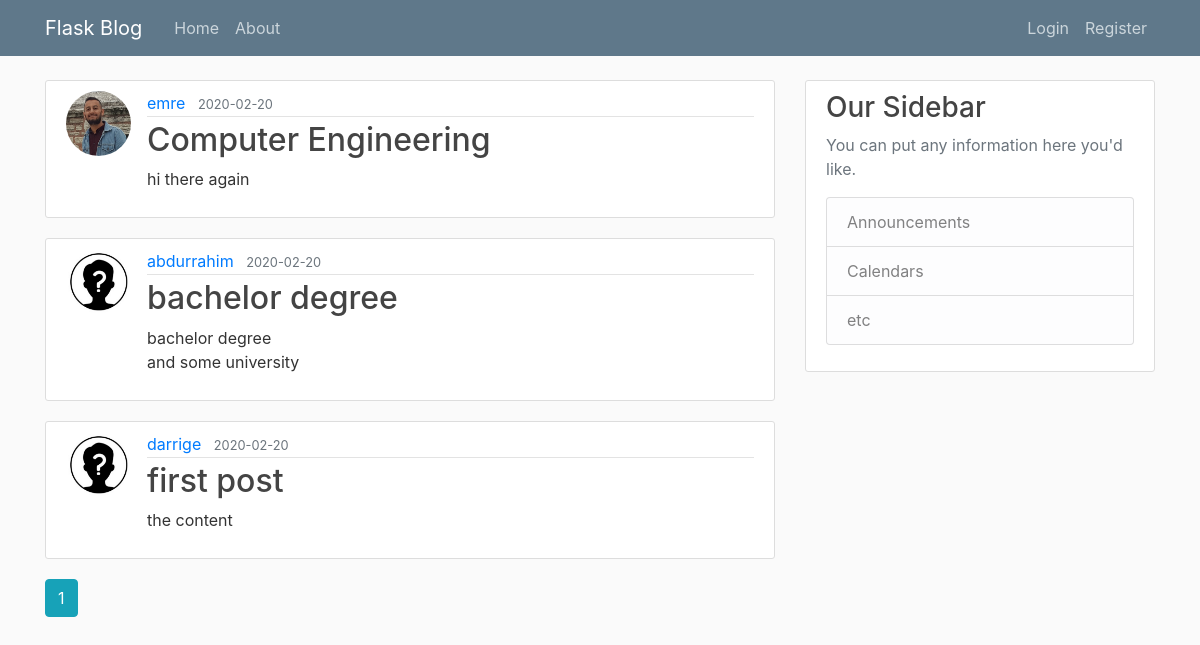
The page / on the database its author committed.
### flasky/Models.py (models this page shows, shortened)
class Post(db.Model):
    id = db.Column(db.Integer , primary_key = True)
    title = db.Column(db.String(120),nullable= False)
    date_posted = db.Column(db.DateTime, nullable=False, default=datetime.utcnow)
    content = db.Column(db.Text, nullable= False)
    user_id = db.Column(db.Integer, db.ForeignKey("user.id"), nullable=False)

class User(db.Model, UserMixin):
    id = db.Column(db.Integer , primary_key = True)
    username = db.Column(db.String(20),unique = True,nullable = False)
    email = db.Column(db.String(120),unique = True,nullable = False)
    image_file = db.Column(db.String(20),default  = "default.jpg")
    password = db.Column(db.String(60),nullable = False)
    posts = db.relationship("Post", backref = 'author',lazy = True)

### flasky/Routes.py (the view)
@app.route('/')
def hello():
    page = request.args.get("page", 1, type=int)
    posts = Post.query.order_by(Post.date_posted.desc()).paginate(page = page, per_page=5)
    return render_template("main_page.html",posts=posts)

### flasky/templates/main_page.html
{% extends "layout.html" %}
{% block content %}
    {% for post in posts.items %}
        <article class="media content-section">
          <img class="rounded-circle article-img" src="{{ url_for('static', filename='profile_pics/' + post.author.image_file) }}">
          <div class="media-body">
            <div class="article-metadata">
              <a class="mr-2" href="{{url_for('user_posts',username=post.author.username)}}">{{ post.author.username }}</a>
              <small class="text-muted">{{ post.date_posted.strftime('%Y-%m-%d') }}</small>
            </div>
            <h2><a class="article-title" href="{{ url_for('post', post_id=post.id) }}">{{ post.title }}</a></h2>
            <p class="article-content">{{ post.content }}</p>
          </div>
        </article>
    {% endfor %}
    {% for page_num in posts.iter_pages(left_edge=1, right_edge=1, left_current=1, right_current=2) %}
      {% if page_num %}
        {% if posts.page == page_num %}
          <a class="btn btn-info mb-4" href="{{ url_for('hello', page=page_num) }}">{{ page_num }}</a>
        {% else %}
          <a class="btn btn-outline-info mb-4" href="{{ url_for('hello', page=page_num) }}">{{ page_num }}</a>
        {% endif %}
      {% else %}
        ...
      {% endif %}
    {% endfor %}
{% endblock content %}

### flasky/templates/layout.html (shortened to what this page needs)
<!DOCTYPE html>
<html>
<head>
    <link rel="stylesheet" href="https://maxcdn.bootstrapcdn.com/bootstrap/4.0.0/css/bootstrap.min.css">
    <link rel="stylesheet" type="text/css" href="{{ url_for('static', filename='main.css') }}">
</head>
<body>
    <header class="site-header">
      <nav class="navbar navbar-expand-md navbar-dark bg-steel fixed-top">
        <div class="container">
          <a class="navbar-brand mr-4" href="/">Flask Blog</a>
          <div class="collapse navbar-collapse" id="navbarToggle">
            <div class="navbar-nav mr-auto">
              <a class="nav-item nav-link" href="/">Home</a>
              <a class="nav-item nav-link" href="/about">About</a>
            </div>
            <div class="navbar-nav">
                {% if current_user.is_authenticated %}
                    <a class="nav-item nav-link" href="{{url_for('create_post')}}">Create post</a>
                    <a class="nav-item nav-link" href="{{url_for('logout')}}">Logout</a>
                    <a class="nav-item nav-link" href="{{url_for('account')}}">Account</a>
                {% else %}
                    <a class="nav-item nav-link" href={{url_for('face_login',name='Blog_User')}}>Login</a>
                    <a class="nav-item nav-link" href="/register">Register</a>
                {% endif %}
            </div>
          </div>
        </div>
      </nav>
    </header>
    <main role="main" class="container">
      <div class="row">
        <div class="col-md-8">
          {% block content %}{% endblock %}
        </div>
        <div class="col-md-4">
          <div class="content-section">
            <h3>Our Sidebar</h3>
            <p class='text-muted'>You can put any information here you'd like.
              <ul class="list-group">
                <li class="list-group-item list-group-item-light">Announcements</li>
                <li class="list-group-item list-group-item-light">Calendars</li>
                <li class="list-group-item list-group-item-light">etc</li>
              </ul>
            </p>
          </div>
        </div>
      </div>
    </main>
</body>
</html>

### flasky/static/main.css (style rules this page uses)
body { background: #fafafa; color: #333333; margin-top: 5rem; }
h1, h2, h3, h4, h5, h6 { color: #444444; }
.bg-steel { background-color: #5f788a; }
.site-header .navbar-nav .nav-link { color: #cbd5db; }
.content-section { background: #ffffff; padding: 10px 20px; border: 1px solid #dddddd; border-radius: 3px; margin-bottom: 20px; }
.article-title { color: #444444; }
.article-content { white-space: pre-line; }
.article-img { height: 65px; width: 65px; margin-right: 16px; }
.article-metadata { padding-bottom: 1px; margin-bottom: 4px; border-bottom: 1px solid #e3e3e3 }

### rows shown on the page
Post: image_file (picture), author.username "emre", date_posted "2020-02-20", title "Computer Engineering", content "hi there again"
Post: image_file (placeholder picture), author.username "abdurrahim", date_posted "2020-02-20", title "bachelor degree", content "bachelor degree and some university"
Post: image_file (placeholder picture), author.username "darrige", date_posted "2020-02-20", title "first post", content "the content"

### other values the page prints
{{ page_num }} "1"
